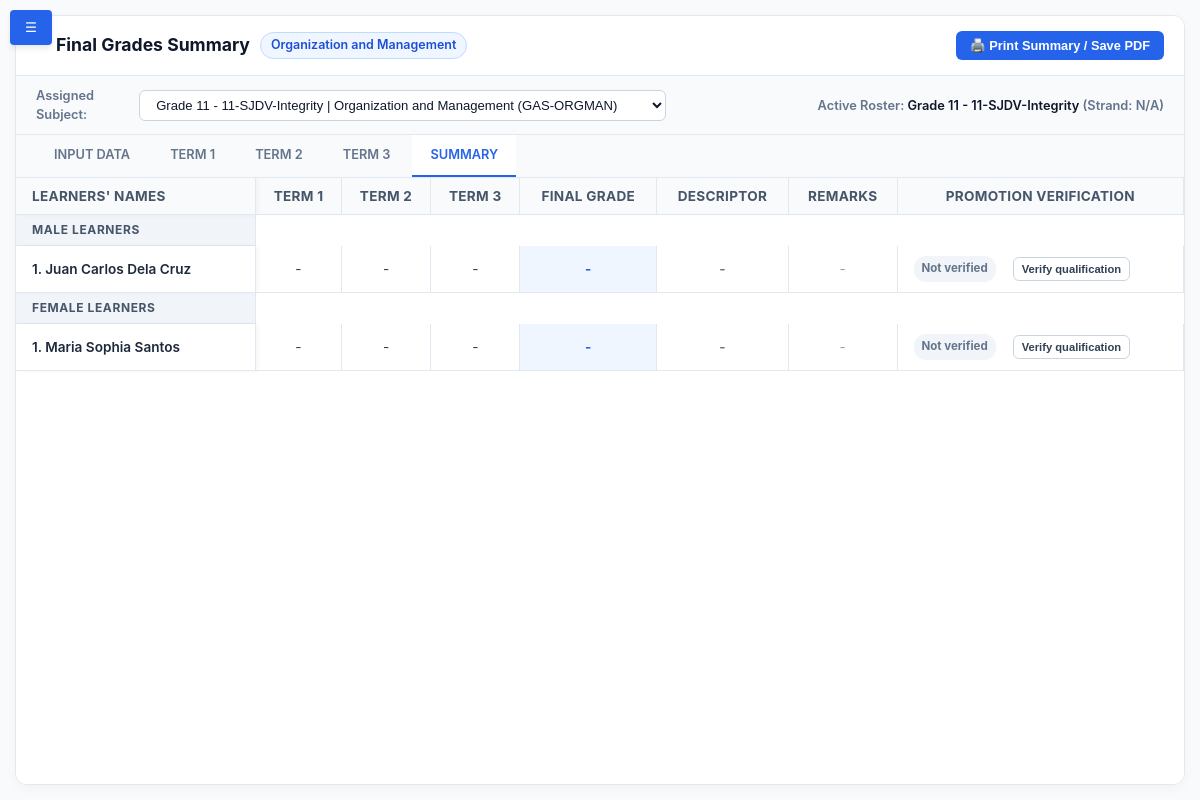
/modules/faculty/ecr-summary.php (signed in), run on the app's committed database.
### tables this page shows
CREATE TABLE `subject_assignments` (
  `id` int(11) NOT NULL,
  `faculty_id` int(11) DEFAULT NULL,
  `subject_id` int(11) DEFAULT NULL,
  `section_id` int(11) DEFAULT NULL,
  `academic_year` varchar(20) NOT NULL DEFAULT '2026-2027',
  `semester` enum('1st Term','2nd Term','3rd Term','1st Sem','2nd Sem','Full Year') NOT NULL DEFAULT '1st Term'
);

CREATE TABLE `subjects` (
  `id` int(11) NOT NULL,
  `curriculum_version` enum('Legacy','Strengthened') NOT NULL DEFAULT 'Strengthened',
  `subject_code` varchar(20) NOT NULL,
  `subject_name` varchar(255) NOT NULL,
  `type` enum('Core','Applied','Specialized','Elective') NOT NULL DEFAULT 'Core',
  `strand_id` int(11) DEFAULT NULL,
  `grade_level` int(11) NOT NULL,
  `term` enum('1st','2nd','3rd','1st Sem','2nd Sem','Full Year') NOT NULL DEFAULT '1st',
  `units` int(11) DEFAULT 3,
  `hours` int(11) DEFAULT 80
);

CREATE TABLE `sections` (
  `id` int(11) NOT NULL,
  `section_name` varchar(50) NOT NULL,
  `strand_id` int(11) DEFAULT NULL,
  `grade_level` int(11) NOT NULL,
  `adviser_id` int(11) DEFAULT NULL,
  `academic_year` varchar(20) NOT NULL DEFAULT '2026-2027',
  `curriculum_version` enum('Legacy','Strengthened') NOT NULL DEFAULT 'Strengthened'
);

CREATE TABLE `users` (
  `id` int(11) NOT NULL,
  `lrn` varchar(12) DEFAULT NULL,
  `username` varchar(50) NOT NULL,
  `password` varchar(255) NOT NULL,
  `full_name` varchar(100) NOT NULL,
  `profile_image` varchar(255) DEFAULT NULL,
  `email` varchar(100) DEFAULT NULL,
  `role` enum('super_admin','admin','adviser','student','faculty','alumni','archived') NOT NULL,
  `current_session_id` varchar(255) DEFAULT NULL,
  `section_id` int(11) DEFAULT NULL,
  `reset_requested` tinyint(1) DEFAULT 0,
  `require_reset` tinyint(1) DEFAULT 0,
  `security_pin_hash` varchar(255) DEFAULT NULL,
  `security_pattern_hash` varchar(255) DEFAULT NULL,
  `security_preference` enum('biometric','pin','pattern','none') DEFAULT 'none'
);

### modules/faculty/ecr-summary.php (the view, shortened to what the rows shown need)
<?php
$pdo = getDBConnection();
$user_id   = $_SESSION['user_id'];
$assignment_id = isset($_GET['assignment_id']) ? (int)$_GET['assignment_id'] : 0;
$assignments_stmt = $pdo->prepare("
    SELECT sa.id AS assignment_id, sub.subject_name, sub.subject_code, sec.id AS section_id, sec.section_name, sec.grade_level
    FROM subject_assignments sa
    JOIN subjects sub ON sa.subject_id = sub.id
    JOIN sections sec ON sa.section_id = sec.id
    WHERE sa.faculty_id = :faculty_id
    ORDER BY sec.grade_level ASC, sec.section_name ASC, sub.subject_name ASC
");
$assignments_stmt->execute(['faculty_id' => $user_id]);
$my_assignments = $assignments_stmt->fetchAll(PDO::FETCH_ASSOC);
if ($assignment_id === 0 && !empty($my_assignments)) {
    $assignment_id = (int)$my_assignments[0]['assignment_id'];
}
$subject_name = "";
$section_id   = 0;
$section_name = "";
$strand_code  = "N/A";
if ($assignment_id > 0) {
    $info_stmt = $pdo->prepare("
        SELECT sub.subject_name, sub.subject_code, sa.section_id, sec.section_name, sec.grade_level, st.strand_code
        FROM subject_assignments sa
        JOIN subjects sub ON sa.subject_id = sub.id
        JOIN sections sec ON sa.section_id = sec.id
        LEFT JOIN strands st ON sec.strand_id = st.id
        WHERE sa.id = :assignment_id
    ");
    $info_stmt->execute(['assignment_id' => $assignment_id]);
    $info_data = $info_stmt->fetch(PDO::FETCH_ASSOC);
    if ($info_data) {
        $subject_name = $info_data['subject_name'] ?? "";
        $section_id   = (int)$info_data['section_id'];
        $grade_level  = $info_data['grade_level'] ?? "";
        $section_name = "Grade " . $grade_level . " - " . ($info_data['section_name'] ?? "");
        $strand_code  = $info_data['strand_code'] ?? "N/A";
    }
}
$males   = []; $females = [];
if ($section_id > 0) {
    $m_stmt = $pdo->prepare("
        SELECT u.id, u.full_name AS name,
               ts.term1_transmuted AS term1,
               ts.term2_transmuted AS term2,
               ts.term3_transmuted AS term3,
               ts.final_grade,
               ts.letter_grade,
               ts.remarks
        FROM users u
        LEFT JOIN student_profiles sp ON u.id = sp.user_id
        LEFT JOIN (
            SELECT student_id, assignment_id,
                   MAX(term1_transmuted) AS term1_transmuted,
                   MAX(term2_transmuted) AS term2_transmuted,
                   MAX(term3_transmuted) AS term3_transmuted,
                   MAX(final_grade) AS final_grade,
                   MAX(letter_grade) AS letter_grade,
                   MAX(remarks) AS remarks
            FROM ecr_term_summaries
            WHERE assignment_id = :assignment_id
            GROUP BY student_id, assignment_id
        ) ts ON u.id = ts.student_id
        WHERE u.section_id = :section_id AND u.role = 'student' AND (sp.gender = 'Male' OR sp.gender IS NULL)
        ORDER BY u.full_name ASC
    ");
    $m_stmt->execute(['section_id' => $section_id, 'assignment_id' => $assignment_id]);
    $males = $m_stmt->fetchAll(PDO::FETCH_ASSOC);
    $f_stmt = $pdo->prepare("
        SELECT u.id, u.full_name AS name,
               ts.term1_transmuted AS term1,
               ts.term2_transmuted AS term2,
               ts.term3_transmuted AS term3,
               ts.final_grade,
               ts.letter_grade,
               ts.remarks
        FROM users u
        LEFT JOIN student_profiles sp ON u.id = sp.user_id
        LEFT JOIN (
            SELECT student_id, assignment_id,
                   MAX(term1_transmuted) AS term1_transmuted,
                   MAX(term2_transmuted) AS term2_transmuted,
                   MAX(term3_transmuted) AS term3_transmuted,
                   MAX(final_grade) AS final_grade,
                   MAX(letter_grade) AS letter_grade,
                   MAX(remarks) AS remarks
            FROM ecr_term_summaries
            WHERE assignment_id = :assignment_id
            GROUP BY student_id, assignment_id
        ) ts ON u.id = ts.student_id
        WHERE u.section_id = :section_id AND u.role = 'student' AND sp.gender = 'Female'
        ORDER BY u.full_name ASC
    ");
    $f_stmt->execute(['section_id' => $section_id, 'assignment_id' => $assignment_id]);
    $females = $f_stmt->fetchAll(PDO::FETCH_ASSOC);
    $verification_stmt = $pdo->prepare("
        SELECT student_id
        FROM ecr_promotion_verifications_by_assignment
        WHERE assignment_id = :assignment_id
    ");
    $verification_stmt->execute(['assignment_id' => $assignment_id]);
    $verified_student_ids = array_fill_keys(
        array_map('intval', $verification_stmt->fetchAll(PDO::FETCH_COLUMN)),
        true
    );
} else {
    $verified_student_ids = [];
}
?>
<!DOCTYPE html>
<html lang="en">
<head>
    <link rel="stylesheet" href="../../assets/css/dashboard.css">
    <link rel="stylesheet" href="../../assets/css/style.css">
</head>
<body>
    <div class="dashboard-wrapper">
        <main class="content">
            <div class="ecr-card-master">
                <header class="ecr-header-toolbar">
                    <div class="header-title-group">
                        <h1>
                            Final Grades Summary
                            <?php if ($subject_name): ?>
                                <span class="subject-badge"><?= htmlspecialchars($subject_name) ?></span>
                            <?php endif; ?>
                        </h1>
                    </div>
                </header>
                <div class="ecr-control-strip">
                    <?php if ($section_name): ?>
                        <div class="roster-info-pill">
                            Active Roster: <span><?= htmlspecialchars($section_name) ?></span> (Strand: <?= htmlspecialchars($strand_code) ?>)
                        </div>
                    <?php endif; ?>
                </div>
                <div class="table-viewport-container">
                    <table class="ecr-grid">
                        <thead>
                            <tr>
                                <th class="col-sticky-name">LEARNERS' NAMES</th>
                                <th>TERM 1</th>
                                <th>TERM 2</th>
                                <th>TERM 3</th>
                                <th>FINAL GRADE</th>
                                <th>DESCRIPTOR</th>
                                <th>REMARKS</th>
                                <th>PROMOTION VERIFICATION</th>
                            </tr>
                        </thead>
                        <tbody>
                            <?php if (empty($males)): ?>
                                <tr>
                                    <td colspan="8" style="padding: 12px !important; color: #94a3b8; text-align: center;">No male students enrolled in this section.</td>
                                </tr>
                            <?php else: ?>
                                <?php foreach ($males as $index => $student): ?>
                                    <?php
                                        $t1 = $student['term1'] ?? null;
                                        $t2 = $student['term2'] ?? null;
                                        $t3 = $student['term3'] ?? null;
                                        $validTerms = array_filter([$t1, $t2, $t3], fn($v) => $v !== null);
                                        $average = count($validTerms) > 0 ? round(array_sum($validTerms) / count($validTerms), 2) : ($student['final_grade'] ?? null);
                                        $letter  = $average !== null ? getDepEdDescriptor($average) : '-';
                                        $remarks = $average !== null ? ($average >= 75 ? 'PASSED' : 'FAILED') : '-';
                                    ?>
                                    <tr class="summary-row" data-id="<?= $student['id'] ?>">
                                        <td class="col-sticky-name" title="<?= htmlspecialchars($student['name']) ?>">
                                            <?= ($index + 1) . '. ' . htmlspecialchars($student['name']) ?>
                                        </td>
                                        <td><?= $t1 !== null ? number_format($t1, 0) : '-' ?></td>
                                        <td><?= $t2 !== null ? number_format($t2, 0) : '-' ?></td>
                                        <td><?= $t3 !== null ? number_format($t3, 0) : '-' ?></td>
                                        <td class="cell-final"><?= $average !== null ? number_format($average, 2) : '-' ?></td>
                                        <td style="color: #64748b; font-weight: 600;"><?= htmlspecialchars($letter) ?></td>
                                        <td>
                                            <?php if ($remarks === 'PASSED'): ?>
                                                <span class="badge-remark passed">Passed</span>
                                            <?php elseif ($remarks === 'FAILED'): ?>
                                                <span class="badge-remark failed">Failed</span>
                                            <?php else: ?>
                                                <span style="color: #94a3b8;">-</span>
                                            <?php endif; ?>
                                        </td>
                                        <td>
                                            <?php $promotion_verified = isset($verified_student_ids[(int)$student['id']]); ?>
                                            <span class="promotion-status <?= $promotion_verified ? 'verified' : 'unverified' ?>">
                                                <?= $promotion_verified ? 'Qualified to move up / graduate' : 'Not verified' ?>
                                            </span>
                                            <button
                                                type="button"
                                                class="promotion-toggle"
                                                data-student-id="<?= (int)$student['id'] ?>"
                                                data-verified="<?= $promotion_verified ? '1' : '0' ?>"
                                                onclick="togglePromotionVerification(this)"
                                            ><?= $promotion_verified ? 'Undo verification' : 'Verify qualification' ?></button>
                                        </td>
                                    </tr>
                                <?php endforeach; ?>
                            <?php endif; ?>
                            <?php if (empty($females)): ?>
                                <tr>
                                    <td colspan="8" style="padding: 12px !important; color: #94a3b8; text-align: center;">No female students enrolled in this section.</td>
                                </tr>
                            <?php else: ?>
                                <?php foreach ($females as $index => $student): ?>
                                    <?php
                                        $t1 = $student['term1'] ?? null;
                                        $t2 = $student['term2'] ?? null;
                                        $t3 = $student['term3'] ?? null;
                                        $validTerms = array_filter([$t1, $t2, $t3], fn($v) => $v !== null);
                                        $average = count($validTerms) > 0 ? round(array_sum($validTerms) / count($validTerms), 2) : ($student['final_grade'] ?? null);
                                        $letter  = $average !== null ? getDepEdDescriptor($average) : '-';
                                        $remarks = $average !== null ? ($average >= 75 ? 'PASSED' : 'FAILED') : '-';
                                    ?>
                                    <tr class="summary-row" data-id="<?= $student['id'] ?>">
                                        <td class="col-sticky-name" title="<?= htmlspecialchars($student['name']) ?>">
                                            <?= ($index + 1) . '. ' . htmlspecialchars($student['name']) ?>
                                        </td>
                                        <td><?= $t1 !== null ? number_format($t1, 0) : '-' ?></td>
                                        <td><?= $t2 !== null ? number_format($t2, 0) : '-' ?></td>
                                        <td><?= $t3 !== null ? number_format($t3, 0) : '-' ?></td>
                                        <td class="cell-final"><?= $average !== null ? number_format($average, 2) : '-' ?></td>
                                        <td style="color: #64748b; font-weight: 600;"><?= htmlspecialchars($letter) ?></td>
                                        <td>
                                            <?php if ($remarks === 'PASSED'): ?>
                                                <span class="badge-remark passed">Passed</span>
                                            <?php elseif ($remarks === 'FAILED'): ?>
                                                <span class="badge-remark failed">Failed</span>
                                            <?php else: ?>
                                                <span style="color: #94a3b8;">-</span>
                                            <?php endif; ?>
                                        </td>
                                        <td>
                                            <?php $promotion_verified = isset($verified_student_ids[(int)$student['id']]); ?>
                                            <span class="promotion-status <?= $promotion_verified ? 'verified' : 'unverified' ?>">
                                                <?= $promotion_verified ? 'Qualified to move up / graduate' : 'Not verified' ?>
                                            </span>
                                            <button
                                                type="button"
                                                class="promotion-toggle"
                                                data-student-id="<?= (int)$student['id'] ?>"
                                                data-verified="<?= $promotion_verified ? '1' : '0' ?>"
                                                onclick="togglePromotionVerification(this)"
                                            ><?= $promotion_verified ? 'Undo verification' : 'Verify qualification' ?></button>
                                        </td>
                                    </tr>
                                <?php endforeach; ?>
                            <?php endif; ?>
                        </tbody>
                    </table>
                </div>
            </div>
        </main>
    </div>
</body>
</html>

### data on the page
subject_assignments: subject.subject_name "Organization and Management", section.section_name "Grade 11 - 11-SJDV-Integrity"
users: full_name "Juan Carlos Dela Cruz", letter "-", shows "Not verified", shows "Verify qualification"
users: full_name "Maria Sophia Santos", letter "-", shows "Not verified", shows "Verify qualification"

### other printed values
$strand_code "N/A"
